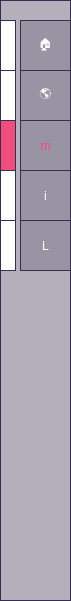
   <widget class="QWidget" name="widget_2" native="true">
    <property name="geometry">
     <rect>
      <x>-10</x>
      <y>40</y>
      <width>71</width>
      <height>601</height>
     </rect>
    </property>
    <property name="styleSheet">
     <string notr="true">background-color: qlineargradient(spread:pad, x1:0, y1:0, x2:1, y2:0, stop:1 rgba(40, 33, 61, 50));
border:1px solid rgb(54, 46, 79)
</string>
    </property>
    <widget class="QPushButton" name="pushButton_2">
     <property name="geometry">
      <rect>
       <x>20</x>
       <y>20</y>
       <width>51</width>
       <height>51</height>
      </rect>
     </property>
     <property name="styleSheet">
      <string notr="true">color: rgb(255,255,255);
font: 75 20pt &quot;Ubuntu&quot;;</string>
     </property>
     <property name="text">
      <string>🏠</string>
     </property>
    </widget>
    <widget class="QLabel" name="label_6">
     <property name="geometry">
      <rect>
       <x>0</x>
       <y>20</y>
       <width>16</width>
       <height>51</height>
      </rect>
     </property>
     <property name="styleSheet">
      <string notr="true">background-color: qlineargradient(spread:pad, x1:0, y1:0, x2:1, y2:0, stop:1 rgba(255, 255, 255, 255));</string>
     </property>
     <property name="text">
      <string/>
     </property>
    </widget>
    <widget class="QLabel" name="label_7">
     <property name="geometry">
      <rect>
       <x>0</x>
       <y>120</y>
       <width>16</width>
       <height>51</height>
      </rect>
     </property>
     <property name="styleSheet">
      <string notr="true">background-color: qlineargradient(spread:pad, x1:0, y1:0, x2:1, y2:0, stop:1 rgba(240, 77, 124, 255));</string>
     </property>
     <property name="text">
      <string/>
     </property>
    </widget>
    <widget class="QPushButton" name="pushButton_3">
     <property name="geometry">
      <rect>
       <x>20</x>
       <y>70</y>
       <width>51</width>
       <height>51</height>
      </rect>
     </property>
     <property name="toolTip">
      <string>&lt;html&gt;&lt;head/&gt;&lt;body&gt;&lt;p&gt;&lt;span style=&quot; font-weight:600;&quot;&gt;GLOBAL DATA&lt;/span&gt;&lt;/p&gt;&lt;/body&gt;&lt;/html&gt;</string>
     </property>
     <property name="styleSheet">
      <string notr="true">color: rgb(255,255,255);
font: 75 20pt &quot;Ubuntu&quot;;</string>
     </property>
     <property name="text">
      <string>🌎</string>
     </property>
    </widget>
    <widget class="QLabel" name="label_8">
     <property name="geometry">
      <rect>
       <x>0</x>
       <y>170</y>
       <width>16</width>
       <height>51</height>
      </rect>
     </property>
     <property name="styleSheet">
      <string notr="true">background-color: qlineargradient(spread:pad, x1:0, y1:0, x2:1, y2:0, stop:1 rgba(255, 255, 255, 255));
</string>
     </property>
     <property name="text">
      <string/>
     </property>
    </widget>
    <widget class="QPushButton" name="pushButton_4">
     <property name="geometry">
      <rect>
       <x>20</x>
       <y>120</y>
       <width>51</width>
       <height>51</height>
      </rect>
     </property>
     <property name="styleSheet">
      <string notr="true">color: rgb(255, 69, 118);
font: 30pt &quot;Webdings&quot;;
</string>
     </property>
     <property name="text">
      <string>m</string>
     </property>
    </widget>
    <widget class="QLabel" name="label_9">
     <property name="geometry">
      <rect>
       <x>0</x>
       <y>220</y>
       <width>16</width>
       <height>51</height>
      </rect>
     </property>
     <property name="styleSheet">
      <string notr="true">background-color: qlineargradient(spread:pad, x1:0, y1:0, x2:1, y2:0, stop:1 rgba(255, 255, 255, 255));
</string>
     </property>
     <property name="text">
      <string/>
     </property>
    </widget>
    <widget class="QPushButton" name="pushButton_5">
     <property name="geometry">
      <rect>
       <x>20</x>
       <y>170</y>
       <width>51</width>
       <height>51</height>
      </rect>
     </property>
     <property name="styleSheet">
      <string notr="true">color: rgb(255,255,255);
font: 28pt &quot;Webdings&quot;;
</string>
     </property>
     <property name="text">
      <string>i</string>
     </property>
    </widget>
    <widget class="QPushButton" name="pushButton_6">
     <property name="geometry">
      <rect>
       <x>20</x>
       <y>220</y>
       <width>51</width>
       <height>51</height>
      </rect>
     </property>
     <property name="toolTip">
      <string>&lt;html&gt;&lt;head/&gt;&lt;body&gt;&lt;p&gt;&lt;span style=&quot; font-weight:600;&quot;&gt;GLOBAL DATA&lt;/span&gt;&lt;/p&gt;&lt;/body&gt;&lt;/html&gt;</string>
     </property>
     <property name="styleSheet">
      <string notr="true">color: rgb(255,255,255);
font: 35pt &quot;Webdings&quot;;</string>
     </property>
     <property name="text">
      <string>L</string>
     </property>
    </widget>
    <widget class="QLabel" name="label_10">
     <property name="geometry">
      <rect>
       <x>0</x>
       <y>70</y>
       <width>16</width>
       <height>51</height>
      </rect>
     </property>
     <property name="styleSheet">
      <string notr="true">background-color: qlineargradient(spread:pad, x1:0, y1:0, x2:1, y2:0, stop:1 rgba(255, 255, 255, 255));
</string>
     </property>
     <property name="text">
      <string/>
     </property>
    </widget>
    <zorder>pushButton_6</zorder>
    <zorder>pushButton_2</zorder>
    <zorder>label_6</zorder>
    <zorder>label_7</zorder>
    <zorder>pushButton_3</zorder>
    <zorder>label_8</zorder>
    <zorder>pushButton_4</zorder>
    <zorder>label_9</zorder>
    <zorder>pushButton_5</zorder>
    <zorder>label_10</zorder>
   </widget>
